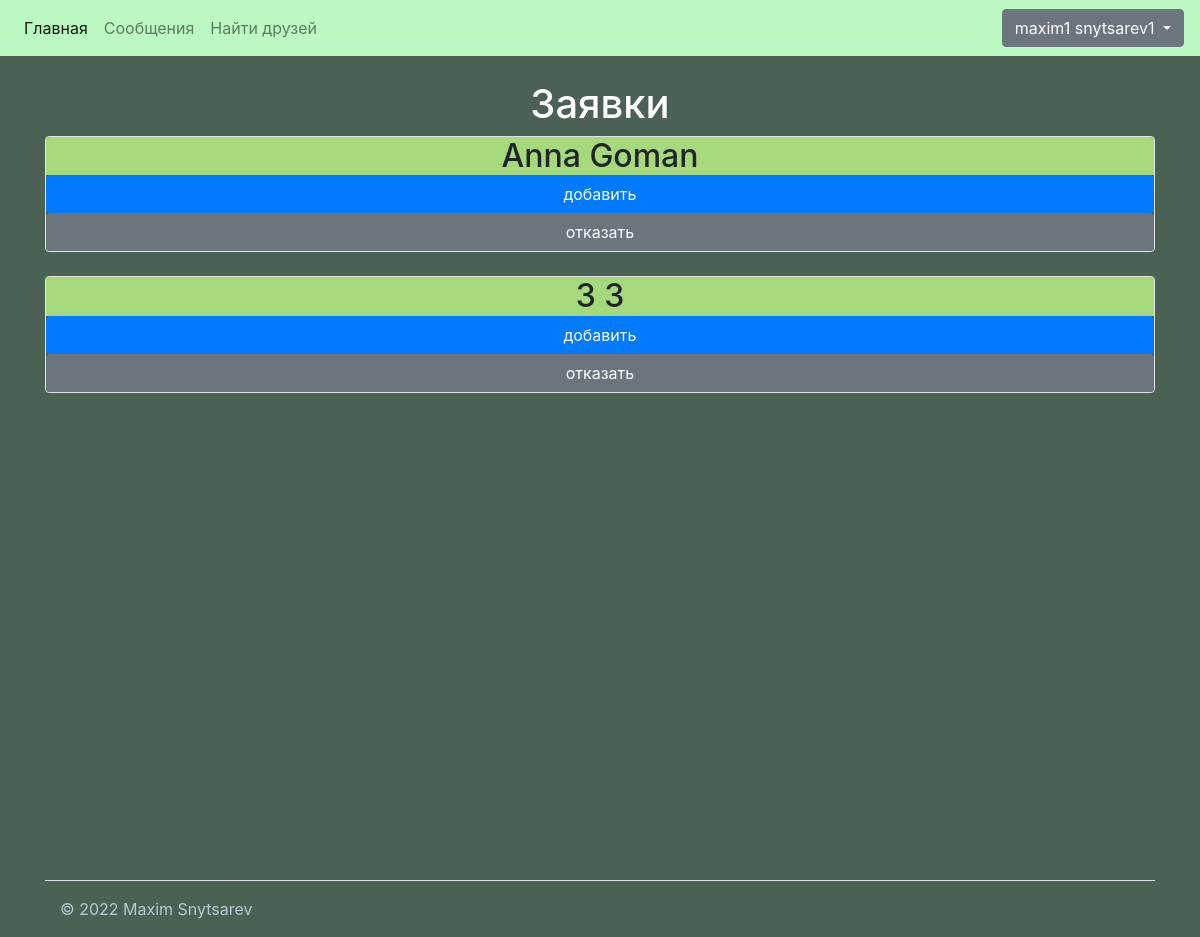
/friends_request (signed in), run on the app's committed database.
### data/users.py (models this page shows, shortened)
class User(SerializerMixin, SqlAlchemyBase, UserMixin):
    __tablename__ = 'users'
    id = sqlalchemy.Column(sqlalchemy.Integer,
                           primary_key=True, autoincrement=True)
    first_name = sqlalchemy.Column(sqlalchemy.String, nullable=True)
    second_name = sqlalchemy.Column(sqlalchemy.String, nullable=True)
    requests = Column(String, nullable=True)
    friends = Column(String, nullable=True)
    about = sqlalchemy.Column(sqlalchemy.String, nullable=True)
    email = sqlalchemy.Column(sqlalchemy.String, index=True, unique=True, nullable=True)
    hashed_password = sqlalchemy.Column(sqlalchemy.String, nullable=True)
    created_date = sqlalchemy.Column(sqlalchemy.DateTime,
                                     default=datetime.datetime.now)
    code = Column(String, nullable=True)
    message = Column(String, nullable=True)

### server.py (the view)
@app.route('/friends_request')
def request_():
    db_sess = db_session.create_session()
    user = db_sess.query(User).filter(User.email == current_user.email).first()
    req = []
    req1 = []
    if user.requests:
        users = user.requests.split('#$#')
        req = [[db_sess.query(User).filter(User.email == i).first().first_name,
                db_sess.query(User).filter(User.email == i).first().second_name, i] for i in users if i != '']
        req_set = []
        req1 = []
        for i in req:
            if i not in req_set:
                req_set.append(i)
                req1.append(i)
    return render_template('friend_request.html', sp=req1, flag=True, l=len(req1))

### data/db_session.py (called while the page is built)
def create_session() -> Session:
    global __factory
    return __factory()

### server.py (called while the page is built)
@login_manager.user_loader
def load_user(user_id):
    db_sess = db_session.create_session()
    return db_sess.query(User).get(user_id)

### templates/friend_request.html
{% extends "base.html" %}
{% block content %}
<h1>Заявки</h1>
{% if sp %}
{% for item in range(l)%}
<div class="col-md6 border rounded">
    <h2>{{sp[item][0] + " " + sp[item][1]}}</h2>
    <a class="btn btn-primary" id="ac_friend" href="/accept_f/{{ sp[item][2] }}"> добавить</a>
    <a class="btn btn-secondary" id="dec_friend" href="decline_f/{{ sp[item][2] }}">отказать</a>
</div>
{% if item != l - 1 %}
<br>
{% endif %}
{% endfor %}
{% else %}
<p style="color:#fff">
    Новых заявок пока нет
    <br>
    Но скоро кто-нибудь обязательно добавит вас в друзья!
</p>
{% endif %}
{% endblock %}

### templates/base.html (shortened to what this page needs)
<!doctype html>
<html lang="en">
<head>
    <link rel="stylesheet"
          href="https://stackpath.bootstrapcdn.com/bootstrap/4.4.1/css/bootstrap.min.css"
>
    <link rel="stylesheet" href="{{ url_for('static', filename='css/style.css') }}">
</head>
<body>
<nav class="navbar navbar-expand-lg navbar-light">
    <div class="collapse navbar-collapse" id="navbarSupportedContent">
        <ul class="navbar-nav mr-auto">
            <li class="nav-item active">
                <a class="nav-link" href="/">Главная <span class="sr-only">(current)</span></a>
            </li>
      {% if current_user.is_authenticated and flag%}
      <li>
          <a class="nav-link" href="/message">Сообщения <span class="sr-only">(current)</span></a>
      </li>
      <li>
          <a class="nav-link" href="/find">Найти друзей <span class="sr-only">(current)</span></a>
      </li>
        {%endif%}
    </ul>
  </div>
    <div>
        {% if current_user.is_authenticated and flag%}
        <div class="dropdown">
            <button  class="btn btn-secondary dropdown-toggle" type="button" id="dropdownMenu2" data-toggle="dropdown"
                    aria-haspopup="true" aria-expanded="false">
                {{current_user.first_name + " " + current_user.second_name}}
            </button>
        </div>
    </div>
    {%endif%}
</nav>
<main role="main" class="container b">
    <br>
    {% block content %}{% endblock %}
</main>
<div class="container" style="color: #ffffff">
    <footer class="d-Flex flex-wrap justify-content-between align-items-center py-3 my-4 border-top" style="color: #ffffff">
        <div class="col-md-4 d-flex align-items-center" style="color: #ffffff">
            <span style="color: #bcc6d4!important;">© 2022 Maxim Snytsarev</span>
        </div>
    </footer>
</div>
</body>
</html>

### static/css/style.css (style rules this page uses)
.container.b { height:100%; }
body { background: #4b6154; }
.col-md6.border.rounded h2 { position:relative; text-align:center; background: #a5d97c; width:100%; margin: 0px 0px 0px; }
.col-md6.border.rounded a { position: relative; text-align: center; width:100%; }
.register p, h1 { color:#fff }
.login p, h1 { color:#fff; }
.profile p, h1 { color:#fff; }
.navbar.navbar-expand-lg.navbar-light { background-color: #BCF9C2; }
body { height:100%; }
html { height:100%; }

### templates/base.html (style rules this page uses)
h1 { text-align: center; }

### data on the page
User: first_name+second_name "maxim1 snytsarev1"
User: first_name+second_name "Anna Goman"

### other printed values
{{ sp[item][0] + " " + sp[item][1] }} "3 3"
